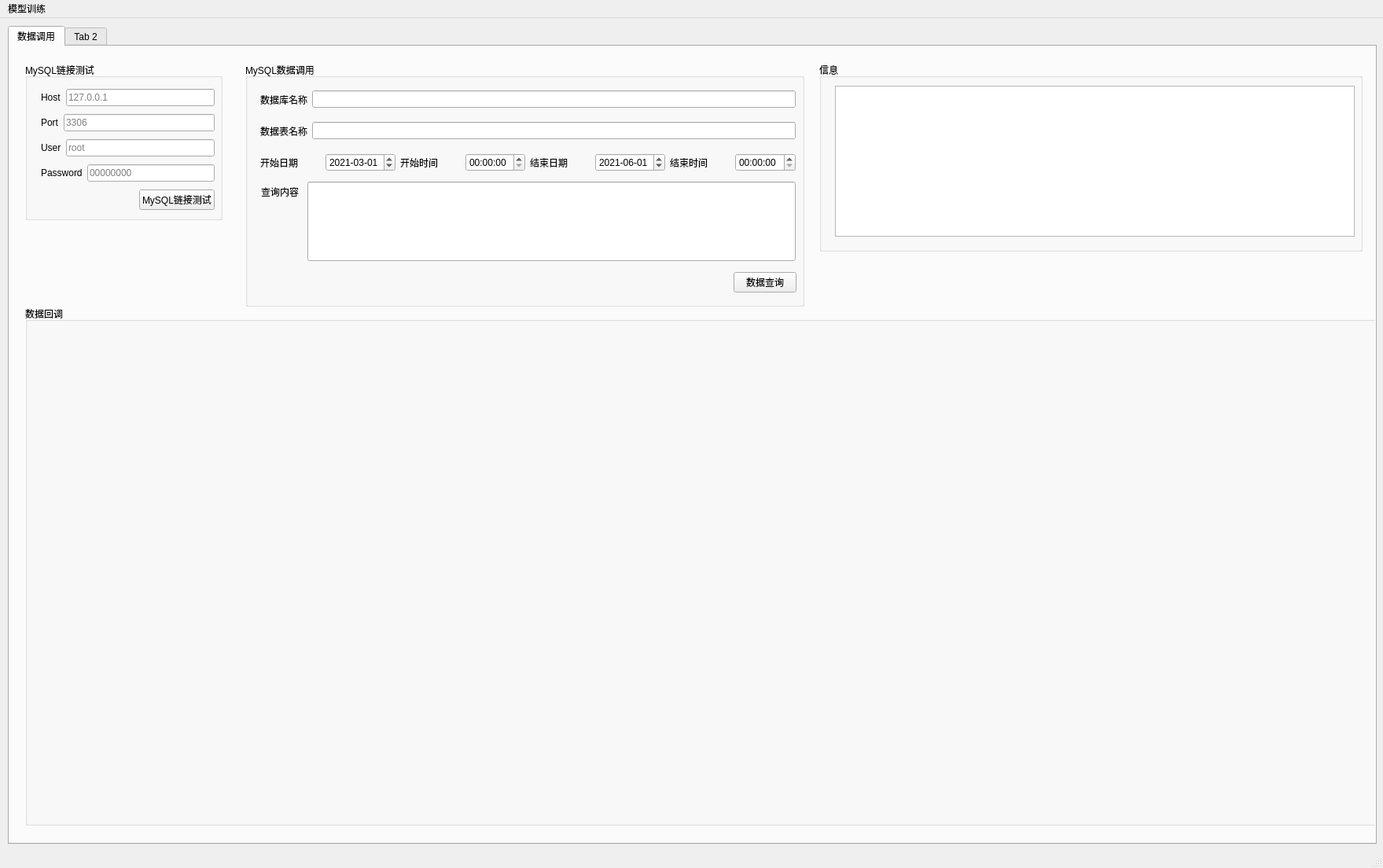
<?xml version="1.0" encoding="UTF-8"?>
<ui version="4.0">
 <class>MainWindow</class>
 <widget class="QMainWindow" name="MainWindow">
  <property name="geometry">
   <rect>
    <x>0</x>
    <y>0</y>
    <width>1759</width>
    <height>1104</height>
   </rect>
  </property>
  <property name="windowTitle">
   <string>MainWindow</string>
  </property>
  <widget class="QWidget" name="centralwidget">
   <widget class="QTabWidget" name="tabWidget">
    <property name="geometry">
     <rect>
      <x>10</x>
      <y>10</y>
      <width>1741</width>
      <height>1041</height>
     </rect>
    </property>
    <property name="currentIndex">
     <number>0</number>
    </property>
    <widget class="QWidget" name="tab_1">
     <attribute name="title">
      <string>数据调用</string>
     </attribute>
     <widget class="QGroupBox" name="groupBox_mysqlTest">
      <property name="geometry">
       <rect>
        <x>20</x>
        <y>20</y>
        <width>251</width>
        <height>201</height>
       </rect>
      </property>
      <property name="title">
       <string>MySQL链接测试</string>
      </property>
      <widget class="QWidget" name="layoutWidget">
       <property name="geometry">
        <rect>
         <x>20</x>
         <y>30</y>
         <width>221</width>
         <height>166</height>
        </rect>
       </property>
       <layout class="QVBoxLayout" name="group_mysqlTest">
        <item>
         <layout class="QHBoxLayout" name="layout_host">
          <item>
           <widget class="QLabel" name="label_host">
            <property name="text">
             <string>Host</string>
            </property>
           </widget>
          </item>
          <item>
           <widget class="QLineEdit" name="input_host">
            <property name="placeholderText">
             <string>127.0.0.1</string>
            </property>
           </widget>
          </item>
         </layout>
        </item>
        <item>
         <layout class="QHBoxLayout" name="layout_port">
          <item>
           <widget class="QLabel" name="label_port">
            <property name="text">
             <string>Port</string>
            </property>
           </widget>
          </item>
          <item>
           <widget class="QLineEdit" name="input_port">
            <property name="placeholderText">
             <string>3306</string>
            </property>
           </widget>
          </item>
         </layout>
        </item>
        <item>
         <layout class="QHBoxLayout" name="layout_user">
          <item>
           <widget class="QLabel" name="label_user">
            <property name="text">
             <string>User</string>
            </property>
           </widget>
          </item>
          <item>
           <widget class="QLineEdit" name="input_user">
            <property name="placeholderText">
             <string>root</string>
            </property>
           </widget>
          </item>
         </layout>
        </item>
        <item>
         <layout class="QHBoxLayout" name="layout_password">
          <item>
           <widget class="QLabel" name="label_password">
            <property name="text">
             <string>Password</string>
            </property>
           </widget>
          </item>
          <item>
           <widget class="QLineEdit" name="input_password">
            <property name="toolTipDuration">
             <number>-14</number>
            </property>
            <property name="placeholderText">
             <string>00000000</string>
            </property>
           </widget>
          </item>
         </layout>
        </item>
        <item>
         <layout class="QHBoxLayout" name="layout_mysqlTestBtn">
          <item>
           <spacer name="spacer_mysqlTest">
            <property name="orientation">
             <enum>Qt::Horizontal</enum>
            </property>
            <property name="sizeHint" stdset="0">
             <size>
              <width>40</width>
              <height>20</height>
             </size>
            </property>
           </spacer>
          </item>
          <item>
           <widget class="QPushButton" name="btn_mysqlTest">
            <property name="text">
             <string>MySQL链接测试</string>
            </property>
           </widget>
          </item>
         </layout>
        </item>
       </layout>
      </widget>
     </widget>
     <widget class="QGroupBox" name="groupBox_mysqlRetrieve">
      <property name="geometry">
       <rect>
        <x>300</x>
        <y>20</y>
        <width>711</width>
        <height>311</height>
       </rect>
      </property>
      <property name="title">
       <string>MySQL数据调用</string>
      </property>
      <widget class="QWidget" name="horizontalLayoutWidget">
       <property name="geometry">
        <rect>
         <x>19</x>
         <y>32</y>
         <width>681</width>
         <height>31</height>
        </rect>
       </property>
       <layout class="QHBoxLayout" name="layout_databaseName">
        <item>
         <widget class="QLabel" name="label_databaseName">
          <property name="text">
           <string>数据库名称</string>
          </property>
         </widget>
        </item>
        <item>
         <widget class="QLineEdit" name="input_databaseName"/>
        </item>
       </layout>
      </widget>
      <widget class="QWidget" name="horizontalLayoutWidget_2">
       <property name="geometry">
        <rect>
         <x>19</x>
         <y>72</y>
         <width>681</width>
         <height>31</height>
        </rect>
       </property>
       <layout class="QHBoxLayout" name="layout_tableName">
        <item>
         <widget class="QLabel" name="label_tableName">
          <property name="text">
           <string>数据表名称</string>
          </property>
         </widget>
        </item>
        <item>
         <widget class="QLineEdit" name="input_tableName"/>
        </item>
       </layout>
      </widget>
      <widget class="QWidget" name="horizontalLayoutWidget_3">
       <property name="geometry">
        <rect>
         <x>19</x>
         <y>112</y>
         <width>681</width>
         <height>31</height>
        </rect>
       </property>
       <layout class="QHBoxLayout" name="layout_datetime">
        <item>
         <widget class="QLabel" name="label_startDate">
          <property name="text">
           <string>开始日期</string>
          </property>
         </widget>
        </item>
        <item>
         <widget class="QDateEdit" name="input_startDate">
          <property name="displayFormat">
           <string>yyyy-MM-dd</string>
          </property>
          <property name="date">
           <date>
            <year>2021</year>
            <month>3</month>
            <day>1</day>
           </date>
          </property>
         </widget>
        </item>
        <item>
         <widget class="QLabel" name="label_startTime">
          <property name="text">
           <string>开始时间</string>
          </property>
         </widget>
        </item>
        <item>
         <widget class="QTimeEdit" name="input_startTime"/>
        </item>
        <item>
         <widget class="QLabel" name="label_endDate">
          <property name="text">
           <string>结束日期</string>
          </property>
         </widget>
        </item>
        <item>
         <widget class="QDateEdit" name="input_endDate">
          <property name="displayFormat">
           <string>yyyy-MM-dd</string>
          </property>
          <property name="date">
           <date>
            <year>2021</year>
            <month>6</month>
            <day>1</day>
           </date>
          </property>
         </widget>
        </item>
        <item>
         <widget class="QLabel" name="label_endTime">
          <property name="text">
           <string>结束时间</string>
          </property>
         </widget>
        </item>
        <item>
         <widget class="QTimeEdit" name="input_endTIme"/>
        </item>
       </layout>
      </widget>
      <widget class="QLabel" name="label_content">
       <property name="geometry">
        <rect>
         <x>20</x>
         <y>150</y>
         <width>53</width>
         <height>29</height>
        </rect>
       </property>
       <property name="text">
        <string>查询内容</string>
       </property>
      </widget>
      <widget class="QLineEdit" name="input_content">
       <property name="geometry">
        <rect>
         <x>79</x>
         <y>152</y>
         <width>621</width>
         <height>101</height>
        </rect>
       </property>
       <property name="minimumSize">
        <size>
         <width>0</width>
         <height>20</height>
        </size>
       </property>
      </widget>
      <widget class="QWidget" name="horizontalLayoutWidget_4">
       <property name="geometry">
        <rect>
         <x>400</x>
         <y>260</y>
         <width>301</width>
         <height>41</height>
        </rect>
       </property>
       <layout class="QHBoxLayout" name="horizontalLayout">
        <item>
         <spacer name="horizontalSpacer">
          <property name="orientation">
           <enum>Qt::Horizontal</enum>
          </property>
          <property name="sizeHint" stdset="0">
           <size>
            <width>40</width>
            <height>20</height>
           </size>
          </property>
         </spacer>
        </item>
        <item>
         <widget class="QPushButton" name="pushButton">
          <property name="text">
           <string>数据查询</string>
          </property>
         </widget>
        </item>
       </layout>
      </widget>
     </widget>
     <widget class="QGroupBox" name="groupBox_message">
      <property name="geometry">
       <rect>
        <x>1030</x>
        <y>20</y>
        <width>691</width>
        <height>241</height>
       </rect>
      </property>
      <property name="title">
       <string>信息</string>
      </property>
      <widget class="QTextBrowser" name="input_msg">
       <property name="geometry">
        <rect>
         <x>20</x>
         <y>30</y>
         <width>661</width>
         <height>192</height>
        </rect>
       </property>
      </widget>
     </widget>
     <widget class="QGroupBox" name="groupBox_2">
      <property name="geometry">
       <rect>
        <x>20</x>
        <y>330</y>
        <width>1721</width>
        <height>661</height>
       </rect>
      </property>
      <property name="title">
       <string>数据回调</string>
      </property>
     </widget>
    </widget>
    <widget class="QWidget" name="tab_2">
     <attribute name="title">
      <string>Tab 2</string>
     </attribute>
    </widget>
   </widget>
  </widget>
  <widget class="QMenuBar" name="menubar">
   <property name="geometry">
    <rect>
     <x>0</x>
     <y>0</y>
     <width>1759</width>
     <height>43</height>
    </rect>
   </property>
   <widget class="QMenu" name="menu">
    <property name="title">
     <string>模型训练</string>
    </property>
   </widget>
   <addaction name="menu"/>
  </widget>
  <widget class="QStatusBar" name="statusbar"/>
 </widget>
 <resources/>
 <connections/>
</ui>
